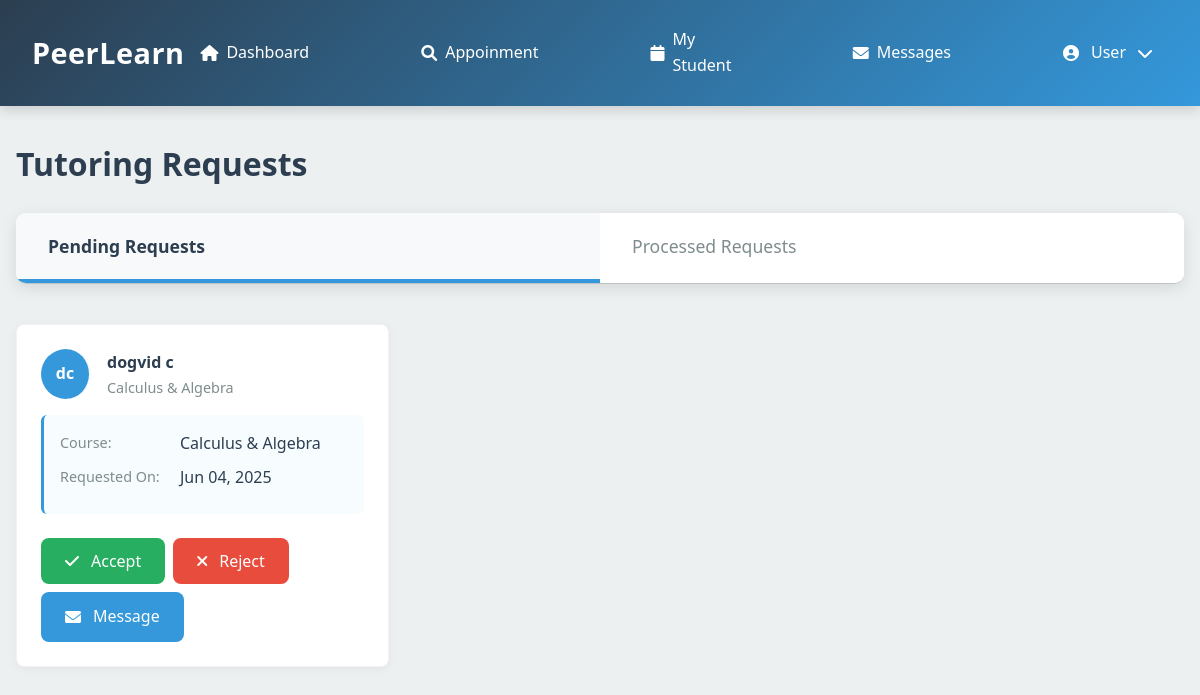
Page /tutor_requests.php (signed in) on the earlier database version.
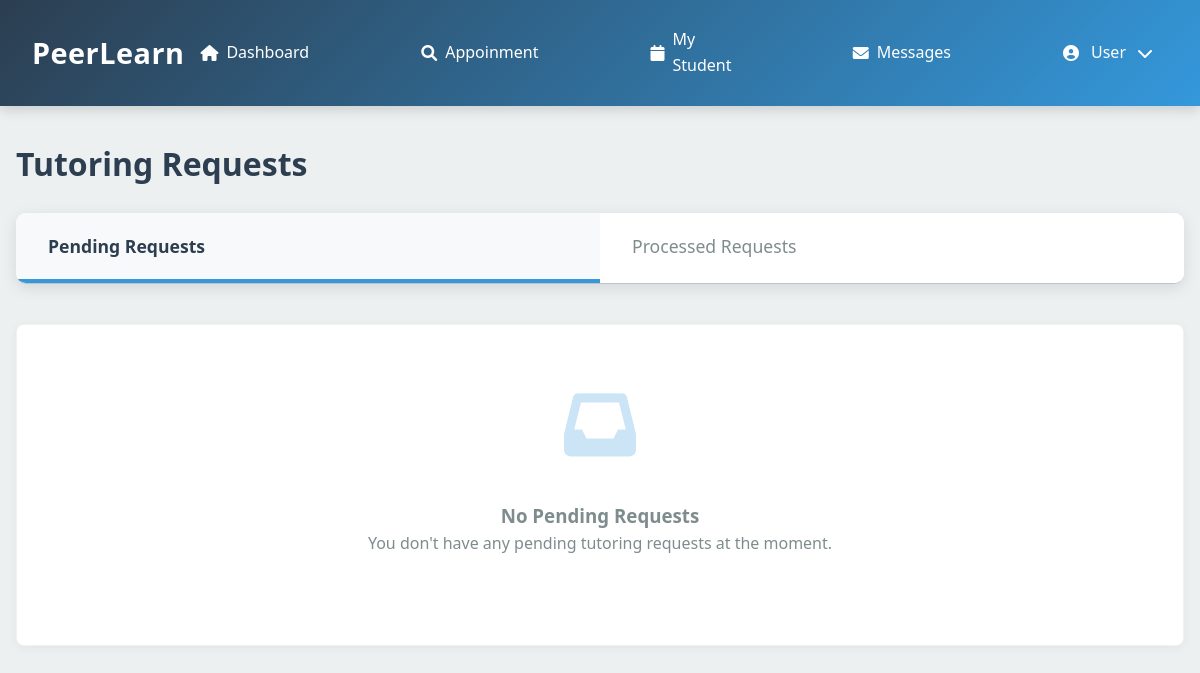
Same page on the later database version.
### tables this page shows
CREATE TABLE `session_requests` (
  `request_id` int(11) NOT NULL,
  `tutor_id` int(11) NOT NULL,
  `student_id` int(11) NOT NULL,
  `course_id` int(11) NOT NULL,
  `location_id` int(11) NOT NULL,
  `duration` decimal(5,2) NOT NULL COMMENT 'Session duration in hours',
  `selected_date` date NOT NULL,
  `notes` text DEFAULT NULL,
  `status` enum('pending','confirmed','rejected','completed','cancelled') NOT NULL DEFAULT 'pending',
  `created_at` datetime NOT NULL
);

CREATE TABLE `user` (
  `user_id` int(11) NOT NULL,
  `username` varchar(50) NOT NULL,
  `password` varchar(255) DEFAULT NULL,
  `email` varchar(100) NOT NULL,
  `role` enum('student','tutor','admin') NOT NULL,
  `first_name` varchar(50) NOT NULL,
  `last_name` varchar(50) NOT NULL,
  `phone` varchar(20) DEFAULT NULL,
  `profile_image` varchar(255) DEFAULT NULL,
  `is_active` tinyint(1) DEFAULT 1,
  `created_at` timestamp NOT NULL DEFAULT current_timestamp(),
  `last_login` datetime DEFAULT NULL
);

CREATE TABLE `course` (
  `id` int(11) NOT NULL,
  `course_name` varchar(100) NOT NULL,
  `details` text DEFAULT NULL,
  `status` enum('active','inactive') DEFAULT 'active',
  `created_at` timestamp NOT NULL DEFAULT current_timestamp(),
  `updated_at` timestamp NOT NULL DEFAULT current_timestamp() ON UPDATE current_timestamp()
);

### tutor_requests.php (the view, shortened to what this page needs)
<?php
require_once 'db_connection.php';
$user_id = $_SESSION['user_id'];
$pending_requests = [];
$pending_count = 0;
$stmt = $conn->prepare("SELECT sr.request_id, sr.tutor_id, sr.student_id, sr.course_id, sr.status, sr.created_at, c.course_name, u.first_name, u.last_name, u.profile_image
                        FROM session_requests sr
                        JOIN course c ON sr.course_id = c.id
                        JOIN user u ON sr.student_id = u.user_id
                        WHERE sr.tutor_id = ? AND sr.status = 'pending'");
if (!$stmt) {
    $error_message = "Error preparing pending requests: " . $conn->error;
} else {
    $stmt->bind_param("i", $user_id);
    $stmt->execute();
    $result = $stmt->get_result();
    while ($row = $result->fetch_assoc()) {
        $pending_requests[] = $row;
    }
    $pending_count = count($pending_requests);
}
?>
<!DOCTYPE html>
<html lang="en">
<head>
    <link rel="stylesheet" href="https://cdnjs.cloudflare.com/ajax/libs/font-awesome/6.0.0-beta3/css/all.min.css">
</head>
<body>
    <?php include 'header/tut_head.php'; ?>
    <main>
        <h1 class="page-title">Tutoring Requests</h1>
        <div class="tabs">
            <div class="tab active" data-tab="pending">Pending Requests<?php if ($pending_count > 0): ?>
                <span class="notification-badge"><?php echo $pending_count; ?></span><?php endif; ?></div>
            <div class="tab" data-tab="processed">Processed Requests</div>
        </div>
        <div id="pending-tab" class="tab-content active">
            <?php if ($pending_requests): ?>
                <div class="request-list">
                    <?php foreach ($pending_requests as $request): ?>
                        <div class="request-card">
                            <div class="request-header">
                                <div class="student-avatar">
                                    <?php if ($request['profile_image']): ?>
                                        <img src="<?php echo htmlspecialchars($request['profile_image']); ?>" alt="Student" class="profile-image">
                                    <?php else: ?>
                                        <?php echo htmlspecialchars(substr($request['first_name'] ?? '', 0, 1) . substr($request['last_name'] ?? '', 0, 1)); ?>
                                    <?php endif; ?>
                                </div>
                                <div class="request-info">
                                    <div class="student-name"><?php echo htmlspecialchars(($request['first_name'] ?? '') . ' ' . ($request['last_name'] ?? '')); ?></div>
                                    <div class="request-subject"><?php echo htmlspecialchars($request['course_name'] ?? 'Unknown Course'); ?></div>
                                </div>
                            </div>
                            <div class="request-details">
                                <div class="detail-item">
                                    <div class="detail-label">Course:</div>
                                    <div class="detail-value"><?php echo htmlspecialchars($request['course_name'] ?? 'Unknown Course'); ?></div>
                                </div>
                                <div class="detail-item">
                                    <div class="detail-label">Requested On:</div>
                                    <div class="detail-value">
                                        <?php echo !empty($request['created_at'])
                                            ? date('M d, Y', strtotime($request['created_at']))
                                            : 'Not specified'; ?>
                                    </div>
                                </div>
                            </div>
                            <div class="request-actions">
                                <form method="post" action="tutor_requests.php">
                                    <button type="submit" class="btn btn-success"><i class="fas fa-check"></i> Accept</button>
                                </form>
                                <form method="post" action="tutor_requests.php">
                                    <button type="submit" class="btn btn-danger"><i class="fas fa-times"></i> Reject</button>
                                </form>
                                <a href="messages.php?student_id=<?php echo htmlspecialchars($request['student_id'] ?? ''); ?>" class="btn btn-message"><i class="fas fa-envelope"></i> Message</a>
                            </div>
                        </div>
                    <?php endforeach; ?>
                </div>
            <?php else: ?>
                <div class="empty-state">
                    <div class="empty-icon"><i class="fas fa-inbox"></i></div>
                    <h3>No Pending Requests</h3>
                    <p class="empty-text">You don't have any pending tutoring requests at the moment.</p>
                </div>
            <?php endif; ?>
        </div>
    </main>
</body>
</html>
</html>

### header/tut_head.php (shortened to what this page needs)
<!DOCTYPE html>
<html lang="en">
<head>
    <link rel="stylesheet" href="https://cdnjs.cloudflare.com/ajax/libs/font-awesome/6.0.0/css/all.min.css">
</head>
<body>
    <header class="header">
        <div class="header-content">
            <div class="logo">
                PeerLearn
            </div>
            <nav class="nav-links">
                <a href="tutor_main_page.php"><i class="fas fa-home"></i> Dashboard</a>
                <a href="tutor_requests.php"><i class="fas fa-search"></i> Appoinment</a>
                <a href="tutor_students.php"><i class="fas fa-calendar"></i> My Student</a>
                <a href="messages.php"><i class="fas fa-envelope"></i> Messages</a>
                <div class="user-menu" onclick="toggleDropdown()">
                    <i class="fas fa-user-circle"></i>
                    <?php echo htmlspecialchars(isset($_SESSION['first_name']) ? $_SESSION['first_name'] : 'User'); ?>
                    <i class="fas fa-chevron-down"></i>
                </div>
            </nav>
        </div>
    </header>
</body>
</html>

### tutor_requests.php (style rules this page uses)
:root { --primary: #2B3990; --secondary: #00AEEF; --accent: #C4D600; --gray: #e0e0e0; --light-gray: #f5f5f5; --dark-gray: #777; }
* { box-sizing: border-box; margin: 0; padding: 0; font-family: 'Segoe UI', Tahoma, Geneva, Verdana, sans-serif; }
body { background-color: var(--light-gray); color: #333; line-height: 1.6; }
.nav-links { display: flex; gap: 1.5rem; }
.nav-links a { color: white; text-decoration: none; font-weight: 500; position: relative; }
.user-menu { display: flex; align-items: center; gap: 1rem; }
main { max-width: 1200px; margin: 2rem auto; padding: 0 1rem; }
.page-title { margin-bottom: 1.5rem; color: var(--primary); font-weight: 600; }
.tabs { display: flex; border-bottom: 1px solid var(--gray); margin-bottom: 1.5rem; }
.tab { padding: 0.75rem 1.5rem; cursor: pointer; font-weight: 500; border-bottom: 3px solid transparent; color: var(--dark-gray); }
.tab.active { border-bottom-color: var(--accent); color: var(--primary); font-weight: 600; }
.tab-content { display: none; }
.tab-content.active { display: block; }
.empty-state { text-align: center; padding: 3rem; background-color: white; border-radius: 8px; box-shadow: 0 2px 10px rgba(0, 0, 0, 0.05); border: 1px solid rgba(0, 0, 0, 0.05); }
.empty-icon { font-size: 3rem; color: var(--secondary); margin-bottom: 1rem; opacity: 0.5; }
.empty-text { color: var(--dark-gray); margin-bottom: 1.5rem; }
.request-list { display: grid; grid-template-columns: repeat(auto-fill, minmax(350px, 1fr)); gap: 1.5rem; }
.request-card { background-color: white; border-radius: 8px; box-shadow: 0 2px 10px rgba(0, 0, 0, 0.05); padding: 1.5rem; border: 1px solid rgba(0, 0, 0, 0.05); }
.request-header { display: flex; align-items: center; gap: 1rem; margin-bottom: 1rem; }
.student-avatar { width: 50px; height: 50px; border-radius: 50%; background-color: var(--secondary); display: flex; align-items: center; justify-content: center; color: white; font-weight: bold; overflow: hidden; border-right: 2px solid var(--light-gray); }
.request-info { flex: 1; }
.student-name { font-weight: 600; color: var(--primary); }
.request-subject { color: var(--dark-gray); font-size: 0.9rem; }
.request-details { margin-bottom: 1.5rem; background-color: rgba(0, 174, 239, 0.03); padding: 1rem; border-radius: 6px; border-left: 3px solid var(--secondary); }
.detail-item { display: flex; margin-bottom: 0.5rem; }
.detail-label { width: 120px; color: var(--dark-gray); font-size: 0.9rem; }
.detail-value { flex: 1; font-weight: 500; color: var(--primary); }
.request-actions { display: flex; gap: 0.5rem; flex-wrap: wrap; }
.btn { padding: 0.5rem 1rem; border: none; border-radius: 4px; cursor: pointer; font-weight: 500; display: inline-flex; align-items: center; gap: 0.5rem; text-decoration: none; }
.btn-success { background-color: var(--accent); color: white; }
.btn-danger { background-color: #dc3545; color: white; }
.btn-message { background-color: var(--secondary); color: white; }

Differences in the rows shown:
no longer on this page (row edited): session_requests: student.last_name "dc", student.last_name "dogvid c", course.course_name "Calculus & Algebra", created_at "Jun 04, 2025"
Other differences:
text now shown: "No Pending Requests You don't have any pending tutoring requests at the moment."
